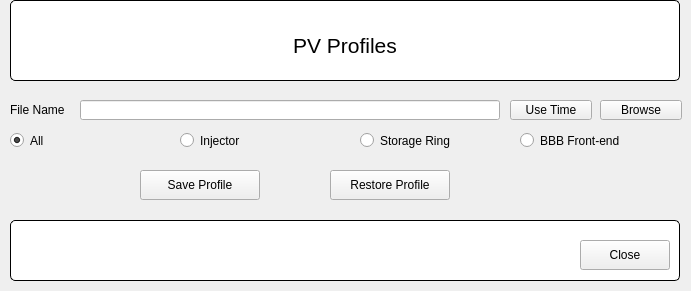
<?xml version="1.0" encoding="UTF-8"?>
<ui version="4.0">
 <class>FormProfiles</class>
 <widget class="QMainWindow" name="FormProfiles">
  <property name="geometry">
   <rect>
    <x>0</x>
    <y>0</y>
    <width>691</width>
    <height>291</height>
   </rect>
  </property>
  <property name="windowTitle">
   <string>Profiles</string>
  </property>
  <widget class="QWidget" name="centralWidget">
   <widget class="QGroupBox" name="titleGroupBox_2">
    <property name="geometry">
     <rect>
      <x>10</x>
      <y>220</y>
      <width>670</width>
      <height>61</height>
     </rect>
    </property>
    <property name="styleSheet">
     <string notr="true">QGroupBox {
 	background-color: rgb(255, 255, 255);
     border: 1px solid black;
     border-radius: 5px;
     margin-top: 0.5em;
 }
 
 QGroupBox::title {
     subcontrol-origin: margin;
     left: 10px;
     padding: 0 3px 0 3px;
 }</string>
    </property>
    <property name="title">
     <string/>
    </property>
    <widget class="QPushButton" name="btnClose">
     <property name="geometry">
      <rect>
       <x>570</x>
       <y>20</y>
       <width>90</width>
       <height>30</height>
      </rect>
     </property>
     <property name="text">
      <string>Close</string>
     </property>
    </widget>
   </widget>
   <widget class="QGroupBox" name="titleGroupBox">
    <property name="geometry">
     <rect>
      <x>10</x>
      <y>0</y>
      <width>670</width>
      <height>81</height>
     </rect>
    </property>
    <property name="styleSheet">
     <string notr="true">QGroupBox {
 	background-color: rgb(255, 255, 255);
     border: 1px solid black;
     border-radius: 5px;
     margin-top: 0.5em;
 }
 
 QGroupBox::title {
     subcontrol-origin: margin;
     left: 10px;
     padding: 0 3px 0 3px;
 }</string>
    </property>
    <property name="title">
     <string/>
    </property>
    <widget class="QLabel" name="lblTitle">
     <property name="geometry">
      <rect>
       <x>10</x>
       <y>20</y>
       <width>650</width>
       <height>51</height>
      </rect>
     </property>
     <property name="font">
      <font>
       <family>Ubuntu</family>
       <pointsize>16</pointsize>
       <weight>50</weight>
       <italic>false</italic>
       <bold>false</bold>
      </font>
     </property>
     <property name="styleSheet">
      <string notr="true">QLabel#mainTitle {
 	font: 16pt &quot;Ubuntu&quot;;
 }</string>
     </property>
     <property name="text">
      <string>PV Profiles</string>
     </property>
     <property name="alignment">
      <set>Qt::AlignCenter</set>
     </property>
     <property name="wordWrap">
      <bool>true</bool>
     </property>
    </widget>
   </widget>
   <widget class="QLabel" name="label">
    <property name="geometry">
     <rect>
      <x>10</x>
      <y>100</y>
      <width>70</width>
      <height>20</height>
     </rect>
    </property>
    <property name="text">
     <string>File Name</string>
    </property>
   </widget>
   <widget class="QLineEdit" name="txtFile">
    <property name="geometry">
     <rect>
      <x>80</x>
      <y>100</y>
      <width>420</width>
      <height>20</height>
     </rect>
    </property>
   </widget>
   <widget class="QPushButton" name="btnBrowse">
    <property name="geometry">
     <rect>
      <x>600</x>
      <y>100</y>
      <width>82</width>
      <height>20</height>
     </rect>
    </property>
    <property name="text">
     <string>Browse</string>
    </property>
   </widget>
   <widget class="QRadioButton" name="rbSR">
    <property name="geometry">
     <rect>
      <x>360</x>
      <y>130</y>
      <width>110</width>
      <height>21</height>
     </rect>
    </property>
    <property name="text">
     <string>Storage Ring</string>
    </property>
    <property name="checked">
     <bool>false</bool>
    </property>
   </widget>
   <widget class="QRadioButton" name="rbIN">
    <property name="geometry">
     <rect>
      <x>180</x>
      <y>130</y>
      <width>100</width>
      <height>21</height>
     </rect>
    </property>
    <property name="text">
     <string>Injector</string>
    </property>
   </widget>
   <widget class="QRadioButton" name="rbAll">
    <property name="geometry">
     <rect>
      <x>10</x>
      <y>130</y>
      <width>103</width>
      <height>21</height>
     </rect>
    </property>
    <property name="text">
     <string>All</string>
    </property>
    <property name="checked">
     <bool>true</bool>
    </property>
   </widget>
   <widget class="QPushButton" name="btnSave">
    <property name="geometry">
     <rect>
      <x>140</x>
      <y>170</y>
      <width>120</width>
      <height>30</height>
     </rect>
    </property>
    <property name="text">
     <string>Save Profile</string>
    </property>
   </widget>
   <widget class="QPushButton" name="btnRestore">
    <property name="geometry">
     <rect>
      <x>330</x>
      <y>170</y>
      <width>120</width>
      <height>30</height>
     </rect>
    </property>
    <property name="text">
     <string>Restore Profile</string>
    </property>
   </widget>
   <widget class="QLabel" name="lblInfo">
    <property name="geometry">
     <rect>
      <x>10</x>
      <y>200</y>
      <width>131</width>
      <height>20</height>
     </rect>
    </property>
    <property name="text">
     <string/>
    </property>
   </widget>
   <widget class="QPushButton" name="btnTime">
    <property name="geometry">
     <rect>
      <x>510</x>
      <y>100</y>
      <width>82</width>
      <height>20</height>
     </rect>
    </property>
    <property name="text">
     <string>Use Time</string>
    </property>
   </widget>
   <widget class="QRadioButton" name="rbFrontEnd">
    <property name="geometry">
     <rect>
      <x>520</x>
      <y>130</y>
      <width>130</width>
      <height>21</height>
     </rect>
    </property>
    <property name="text">
     <string>BBB Front-end</string>
    </property>
   </widget>
  </widget>
 </widget>
 <resources/>
 <connections/>
</ui>
